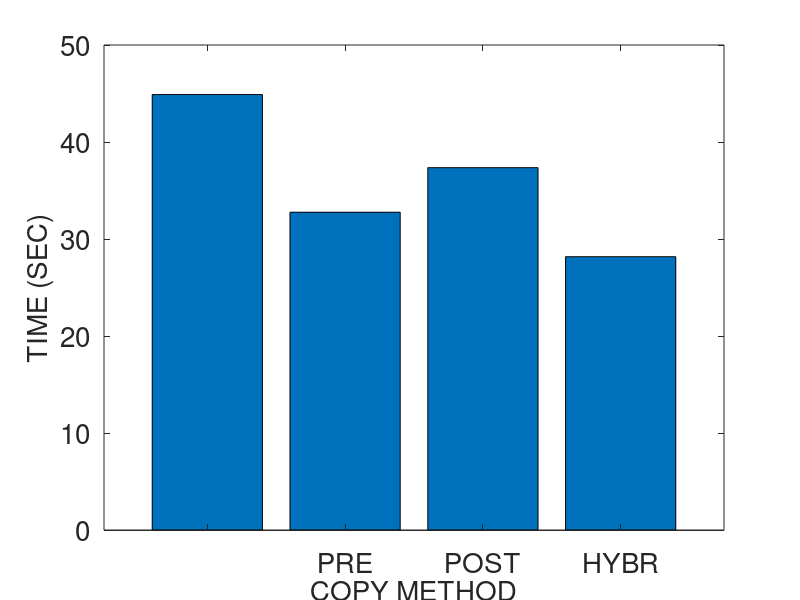
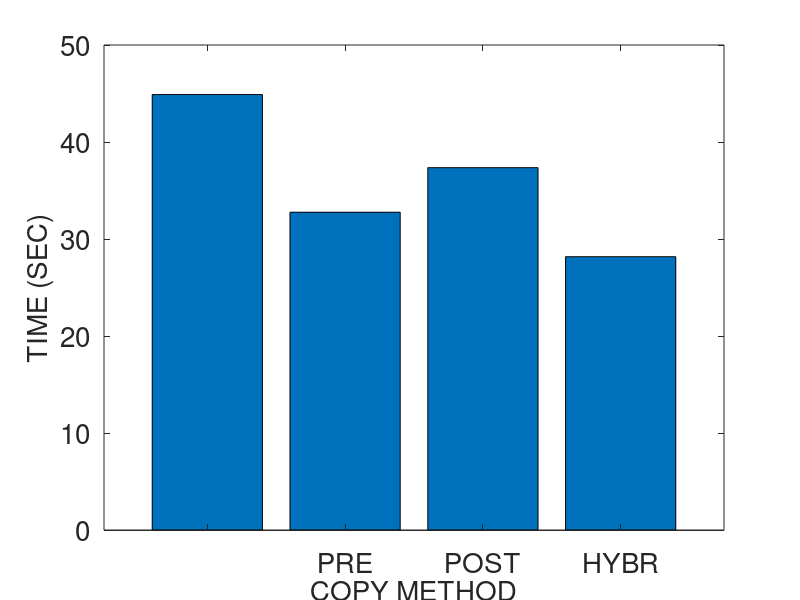
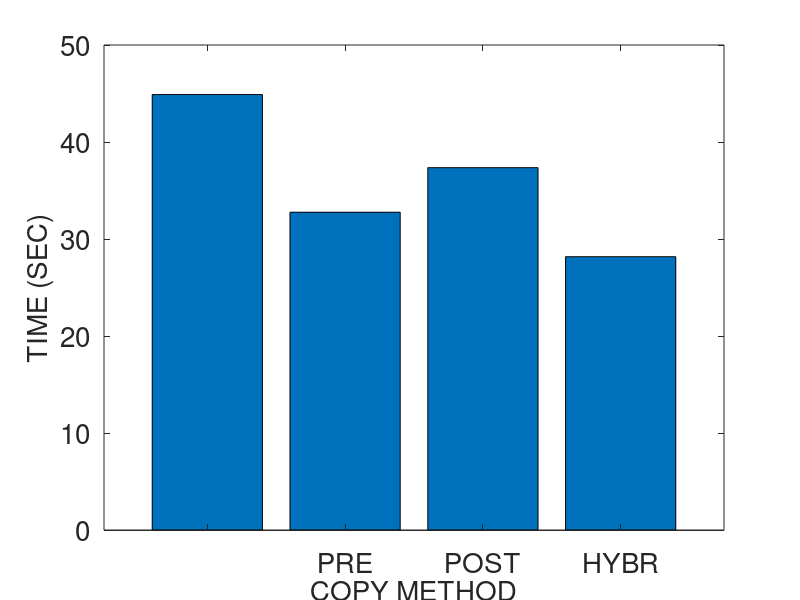
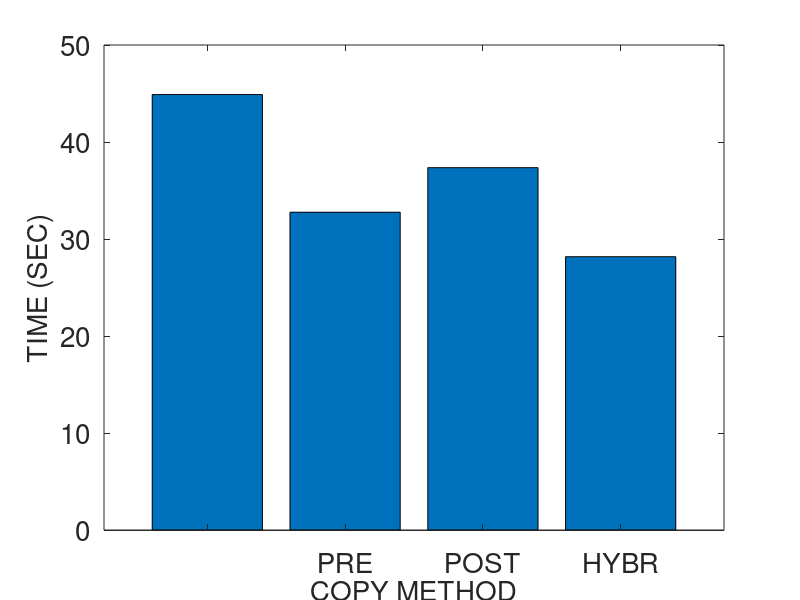

Here is the MATLAB script that generated these plots, in order:
% basic hybrid copy migration
% memory size in MB
r = 4096
r *= 1024 % convert to KB

% bandwidth in gbps
b = 1000 
b = b * 1024/8 % convert to KB

% page dirty rate in percent (%): against to total memory pages
dirtyrate = 14 
dirtyrate /= 100

readrate = 14
readrate /= 100

pagesize = 4 % in KB
numpages = r / pagesize

% delta compression rate
comp = 0.5 

% amount of CPU and device states in KB 
scinfo = 100

% working set size in number of pages
wss = numpages * 0.25

% 0: zero, 1: read, 2: dirtied, 3: inactive data
mem = zeros(1, numpages);

% prediction accuracy 0 through 1
acc = 1
%acc = 0

fontsize = 18
fontsize = 20

totaltime = 0;
downtime = 0;
totaldata = 0;

A = zeros(4, 3);

%%%%%%%%%%%%%%%%%%%%%%%%%%%%%%
% precopy migration
%%%%%%%%%%%%%%%%%%%%%%%%%%%%%%
fprintf('\n')
disp('==================== Precopy migration ====================')
% iterations
present = numpages
iter = 0
while present > 50 && iter < 29 && totaldata < 4*r
	pretime = present / b
	totaltime += pretime
	totaldata += present
	present = numpages * dirtyrate
	%dirts = wss * dirtyrate
	iter += 1
end

% stop-and-copy phase
% stop conditions: 29 iterations, 50 pages, 4 memory size sent
scsent = scinfo + present * pagesize
downtime = scsent / b
totaltime += downtime
totaldata += scsent

% network fault rate
NFR = 0

A (1, 1) = totaltime;
A (1, 2) = downtime;
A (1, 3) = totaldata;

%%%%%%%%%%%%%%%%%%%%%%%%%%%%%%
% postcopy migration
%%%%%%%%%%%%%%%%%%%%%%%%%%%%%%
fprintf('\n')
disp('===================== Postcopy migration ======================')
totaltime = 0;
downtime = 0;
totaldata = 0;

% stop-and-copy phase
scsent = scinfo
downtime = scsent / b
totaltime += downtime
totaldata += scsent

% prepaging (bubbling) and on-demand paging
postsent = r
posttime = postsent/b
totaltime += posttime
totaldata += postsent
% network fault rate
NFR = 0.2

A (2, 1) = totaltime;
A (2, 2) = downtime;
A (2, 3) = totaldata;

%%%%%%%%%%%%%%%%%%%%%%%%%%%%%%
% hybrid copy migration
%%%%%%%%%%%%%%%%%%%%%%%%%%%%%%
fprintf('\n')
disp('==================== Hybrid copy migration ====================')
totaltime = 0;
downtime = 0;
totaldata = 0;

% precopy phase: single iteration
present = r
pretime = present / b
totaltime += pretime
totaldata += present

% stop-and-copy phase
bitmapsize = 500 % KB
scsent = scinfo + bitmapsize
downtime = scsent / b
totaltime += downtime
totaldata += scsent

% postcopy phase: prepaging (bubbling) and on-demand paging
%dirts = wss * dirtyrate
dirts = numpages * dirtyrate
postsent = dirts * pagesize
posttime = postsent/b
totaltime += posttime
totaldata += postsent
% network fault rate
NFR = 0.2

A (3, 1) = totaltime;
A (3, 2) = downtime;
A (3, 3) = totaldata;

%%%%%%%%%%%%%%%%%%%%%%%%%%%%%%
% proactive hybrid copy migration
%%%%%%%%%%%%%%%%%%%%%%%%%%%%%%
%disp(char(10))
fprintf('\n')
disp('=============== Proactive hybrid copy migration ================')
totaltime = 0;
downtime = 0;
totaldata = 0;

% precopy phase
% LRU, PFR

% scan the dirtied pages
% for dirtied pages
% 	mark dirtied (1)
% 	mem(random (1, wss * 0.1))	
randperm(int64(wss * 0.1));
% for read pages
% 	mark read (2)
% 	mem (random (wss * 0.1, wss * 0.2))

% for pages
% 	predict read/write

% send the pages most likely to be read and least likely to be dirtied
% do not send the pages most likely to be dirtied
% construct queue with the order of p1/p2
%reads = numpages * 0.4 
% total read rate = wss * read_rate = 0.25 * 0.16 = 0.04 (4%)
%read_rate = 0.16
%read_rate = 0.04 % 4% of total memory
% total write rate = wss * write_rate = 0.25 * 0.16 = 0.04 (4%)
%write_rate = 0.16
%write_rate = 0.04 % 4% of total memory
% simple case: readonly pages (RO) - zero dirtied pages 
%RO = 0.3
pred_pages = numpages * readrate * acc

% LRU
% for LRU queue
% 	mark sent
%	insert the pages into cache and perform delta compression

present = pred_pages * pagesize
pretime = present/b
totaltime += pretime
totaldata += present

% stop-and-copy phase
% send the CPU and device states
bitmapsize = 500 % KB
scsent = scinfo + bitmapsize
downtime = scsent/b
totaltime += downtime
totaldata += scsent

% postcopy phase
postsent = (numpages - pred_pages) * pagesize

% exclude the predicted dirtied pages 
pred_dirts = numpages * dirtyrate * acc
postsent = (numpages - pred_pages - pred_dirts) * pagesize
posttime = postsent/b
totaltime += posttime
totaldata += postsent

% network fault rate
NFR = 0.2

A (4, 1) = totaltime;
A (4, 2) = downtime;
A (4, 3) = totaldata

%%%%%%%%%%%%%%%%%%%%%%%%%%%%%%%%%%%%%%%%%%%%%%%%%%%%%%%
%                     plotting
% precopy
% postcopy
% hybrid
% pro-hybrid
%%%%%%%%%%%%%%%%%%%%%%%%%%%%%%%%%%%%%%%%%%%%%%%%%%%%%%%

prefix = "M4G_R14W14_acc100_r1"

dlmwrite (prefix, A, ' ')

%%%%%%%%%%%%%%%%%%%% total time %%%%%%%%%%%%%%%%%%%%%%
figure;
output = strcat(prefix, ".tt");
%output = prefix
x = ['PRECOPY', 'POSTCOPY', 'HYBRID', 'PRO-HYBRID'];
x = {'', 'PRE', 'POST', 'HYBR', 'PROH', ''};
%x = 1:1:length(A);
%plot(x, A(:,2)/1000000, x, A(:,3)/1000000, '-.*');
%plot(A(:,2));

xtics = 1:4:16
bar(xtics, A(:,1))
set(gca, 'XTickLabel', x, 'FontSize', fontsize)
xlabel('COPY METHOD', 'FontSize', fontsize);
ylabel('TIME (SEC)', 'FontSize', fontsize);
%legend('PRECOPY', 'POSTCOPY', 'HYBRID', 'PRO-HYBRID');
%bar(x, A(:,1))

saveas (1, strcat(output, ".png"));
saveas (1, strcat(output, ".eps"));
saveas (1, strcat(output, ".emf"));

%%%%%%%%%%%%%%%%%%%% downtime %%%%%%%%%%%%%%%%%%%%%%
figure;
output = strcat(prefix, ".dt");

bar(A(:,2))
set(gca, 'XTickLabel', x, 'FontSize', fontsize)
xlabel('COPY METHOD', 'FontSize', fontsize);
ylabel('TIME (SEC)', 'FontSize', fontsize);

saveas (1, strcat(output, ".png"));
saveas (1, strcat(output, ".eps"));
saveas (1, strcat(output, ".emf"));

%%%%%%%%%%%%%%%%%%%% total data %%%%%%%%%%%%%%%%%%%%%%
figure;
output = strcat(prefix, ".td");

bar(A(:,3))
set(gca, 'XTickLabel', x, 'FontSize', fontsize)
xlabel('COPY METHOD', 'FontSize', fontsize);
ylabel('SIZE (KB)', 'FontSize', fontsize);

saveas (1, strcat(output, ".png"));
saveas (1, strcat(output, ".eps"));
saveas (1, strcat(output, ".emf"));
